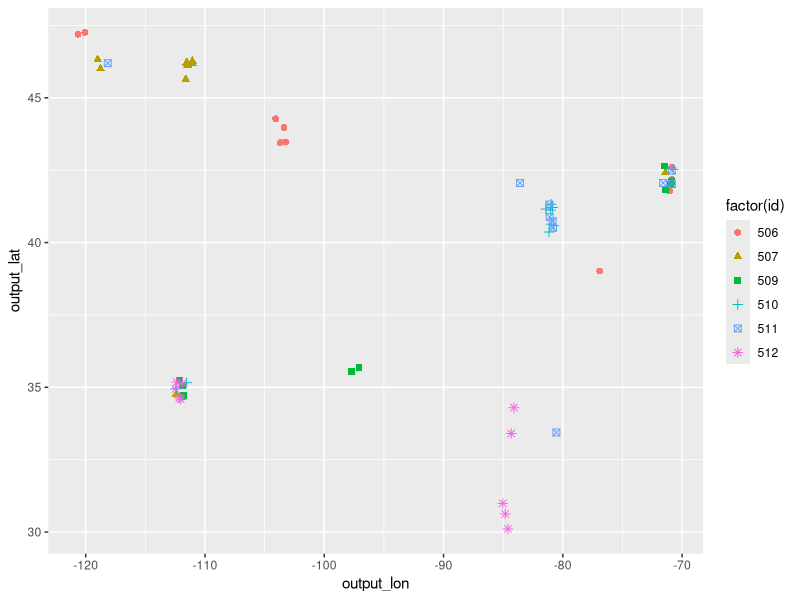
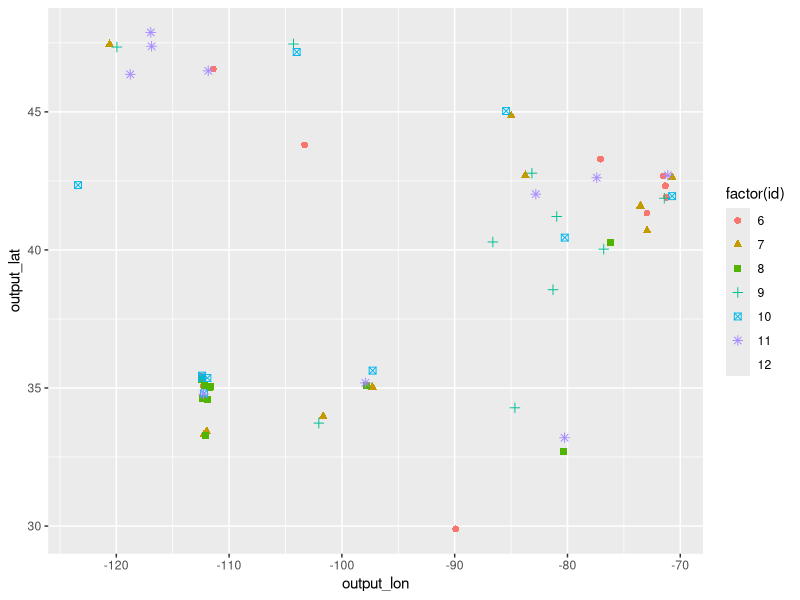
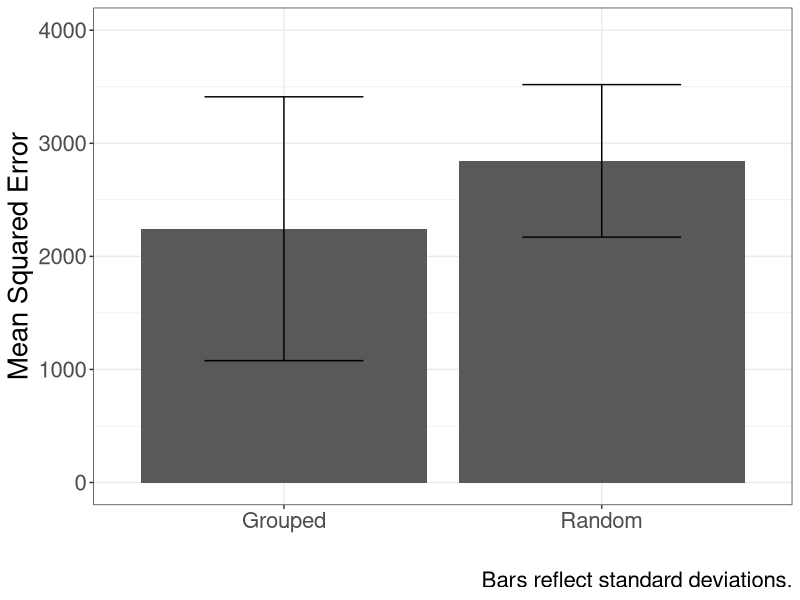
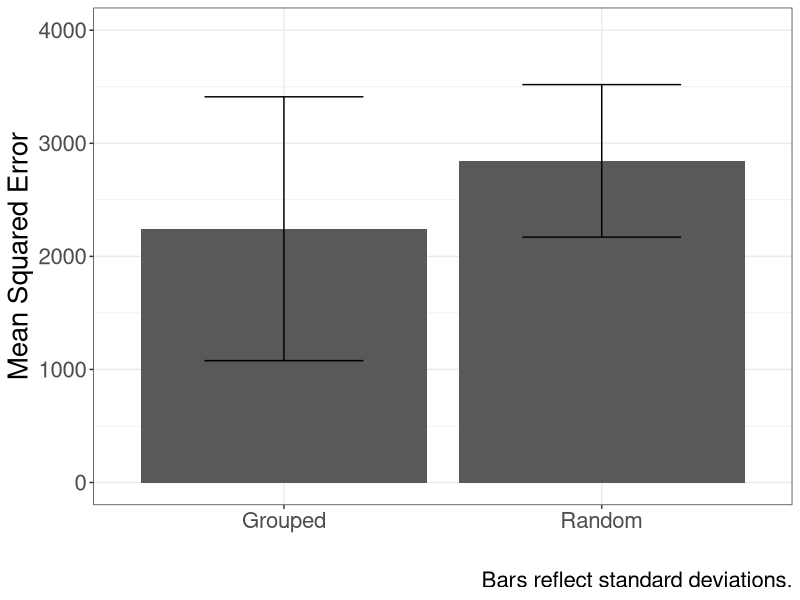

R code for these plots, in order:
library(tidyverse)

group <- read.csv('result_laptop.csv')
random <- read.csv('result_desktop.csv')
random$id <- rep(1:50, each = 10)


group_summary <- group %>% 
  group_by(id) %>% 
  summarize(lat_mean = mean(output_lat), lon_mean = mean(output_lon)) %>% 
  inner_join(group) %>% 
  mutate(deviation = ((output_lat - lat_mean)^2 + (output_lon - lon_mean)^2)) %>% 
  group_by(id) %>% 
  summarize(sse = sum(deviation))

group %>% 
  filter(id > 505 & id < 513) %>% 
  ggplot(aes(x = output_lon, y = output_lat, group = factor(id))) +
  geom_jitter(aes(color = factor(id), shape = factor(id)), width = .5, height = .5, size = 2)


random_summary <- random %>% 
  group_by(id) %>% 
  summarize(lat_mean = mean(output_lat), lon_mean = mean(output_lon)) %>% 
  inner_join(random) %>% 
  mutate(deviation = ((output_lat - lat_mean)^2 + (output_lon - lon_mean)^2)) %>% 
  group_by(id) %>% 
  summarize(sse = sum(deviation))

random %>% 
  filter(id > 5 & id < 13) %>% 
  ggplot(aes(x = output_lon, y = output_lat, group = factor(id))) +
  geom_jitter(aes(color = factor(id), shape = factor(id)), height = 0.5, width = 0.5, size = 2)


random_summary$group <- 'Random'
group_summary$group <- 'Grouped'
summary_data <- rbind(random_summary, group_summary)

summary_data %>% 
  group_by(group) %>% 
  summarize(mse = mean(sse), sd = sd(sse)) %>% 
  ggplot(aes(x = group, y = mse)) +
  geom_bar(stat = 'identity') + 
  geom_errorbar(aes(ymin = mse - sd, ymax = mse + sd), width = 0.5) + 
  ylim(0, 4000) + 
  labs(
    y = 'Mean Squared Error',
    x = '',
    caption = 'Bars reflect standard deviations.'
  ) + 
  theme_bw() + 
  theme(text = element_text(size = 20))

ggsave('matcher_validation.png', height = 720 / 96, width = 1280 / 96, units = 'in')



